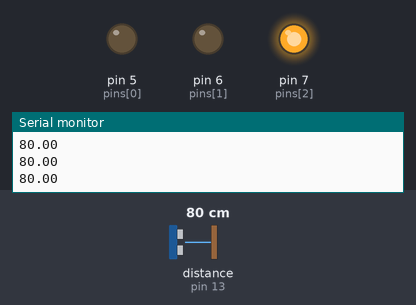
The sketch below on a simulated Arduino Uno, built with avr-gcc and run on an emulated ATmega328P. Shown: output pins drawn as LEDs (lit = HIGH), the last lines printed to the serial monitor. Inputs (shaded band) come from the test bench; at power-on: distance to the obstacle (sensor on pin 13) 80 cm. The echo pulse lasts 58.3 µs per cm.

Above: at 1.2 s.
1.3 s: distance to the obstacle (sensor on pin 13) set to 97 cm
2.8 s: distance to the obstacle (sensor on pin 13) set to 104 cm
At 4.0 s:
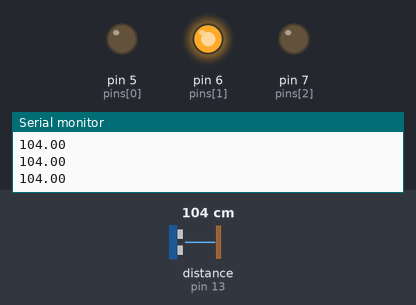
4.3 s: distance to the obstacle (sensor on pin 13) set to 196 cm
5.8 s: distance to the obstacle (sensor on pin 13) set to 204 cm
At 6.3 s:
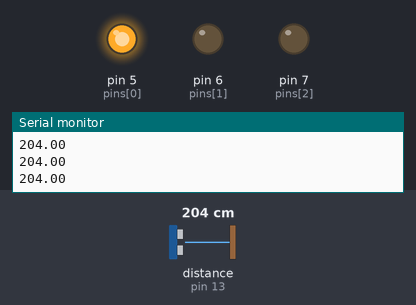
7.3 s: distance to the obstacle (sensor on pin 13) set to 2 cm
At 8.6 s:
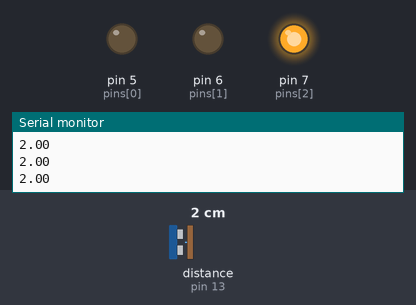
8.9 s: distance to the obstacle (sensor on pin 13) set to 120 cm
At 9.6 s:
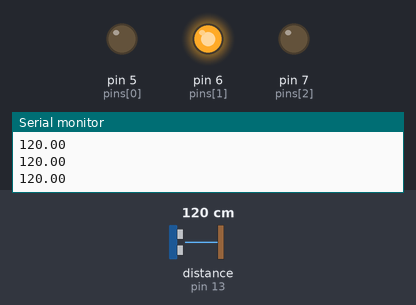
Timing chart, 0 to 11.4 s (numbered marks = the images above; inputs shaded):
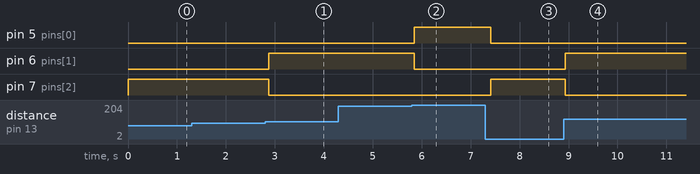

The sketch:

ultrasonicRanger.ino
```cpp
#include "Ultrasonic.h" // подключаем дополнительную библиотеку для работы с датчиком расстояния

int pins[3] = {5,6,7}; // ножки светодиодов

Ultrasonic ultrasonic(12, 13);
// 12 - Trig
// 13 - Echo

void setup()
{
  Serial.begin(9600);
  for(int i = 0; i < 3; i++){
    pinMode(pins[i], OUTPUT);
  }
}

void loop()
{
  float dist_cm = ultrasonic.Ranging(CM);
  Serial.println(dist_cm);

  if(dist_cm > 200){
    digitalWrite(pins[0], HIGH);
    digitalWrite(pins[1], LOW);
    digitalWrite(pins[2], LOW);
  }else if (dist_cm > 100){
    digitalWrite(pins[0], LOW);
    digitalWrite(pins[1], HIGH);
    digitalWrite(pins[2], LOW);
  }else{
    digitalWrite(pins[0], LOW);
    digitalWrite(pins[1], LOW);
    digitalWrite(pins[2], HIGH);
  }

  delay(100);
}
```

Measured:
- the behaviour switches between 100 and 101 cm on distance to the obstacle (sensor on pin 13) (found by bisection; images 0 and 1)
- the behaviour switches between 200 and 201 cm on distance to the obstacle (sensor on pin 13) (found by bisection; images 1 and 2)
- after the input at 2.8 s, pin 6 (pins[1]): LOW → HIGH after 0.08 s; pin 7 (pins[2]): HIGH → LOW after 0.08 s
- after the input at 5.8 s, pin 5 (pins[0]): LOW → HIGH at once; pin 6 (pins[1]): HIGH → LOW at once
- after the input at 7.3 s, pin 5 (pins[0]): HIGH → LOW after 0.11 s; pin 7 (pins[2]): LOW → HIGH after 0.11 s
- after the input at 8.9 s, pin 6 (pins[1]): LOW → HIGH at once; pin 7 (pins[2]): HIGH → LOW at once
